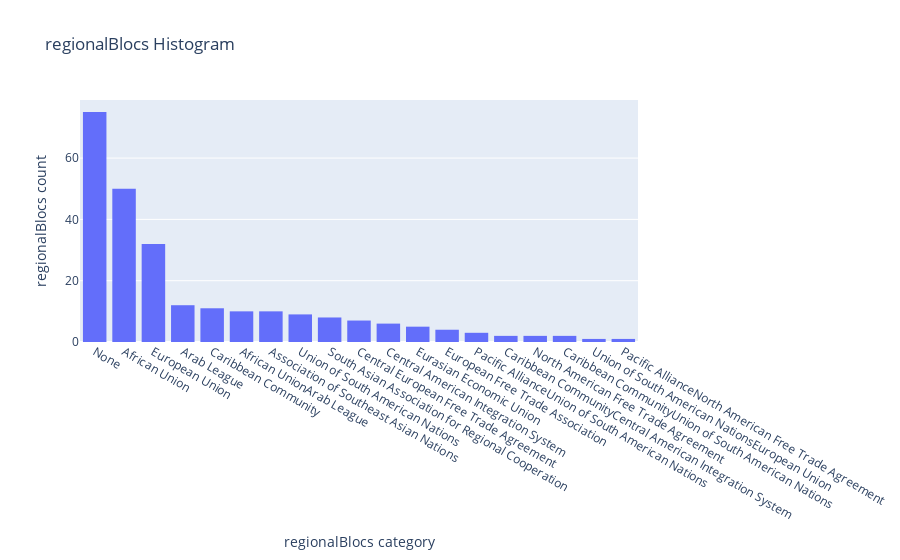

Write notebook code for a chart like this one.
### Code cell
fig = go.Figure(data=[go.Histogram(histfunc="count", x=df['regionalBlocs'])])

fig.update_layout(
    title_text='regionalBlocs Histogram', # title of plot
    xaxis_title_text='regionalBlocs category', # xaxis label
    yaxis_title_text='regionalBlocs count', # yaxis label
#     xaxis={'categoryorder':'category ascending'},# xtitle axis sort
    xaxis={'categoryorder':'total descending'}, # values on xaxis sort 
    # bargap=0.2, # gap between bars of adjacent location coordinates
    #bargroupgap=0.1 # gap between bars of the same location coordinates
)


fig.show()

#sort column value

### Figure 1 — Plotly figure (JSON) as saved in the notebook; plotly's stock layout.template omitted (floating-point values rounded to 4 significant figures; data arrays with more than 128 entries replaced by an {"elided": "..."} marker saying what was removed)
{"data": [{"histfunc": "count", "type": "histogram", "x": {"elided": "250 str values"}}], "layout": {"title": {"text": "regionalBlocs Histogram"}, "xaxis": {"categoryorder": "total descending", "title": {"text": "regionalBlocs category"}}, "yaxis": {"title": {"text": "regionalBlocs count"}}}}
